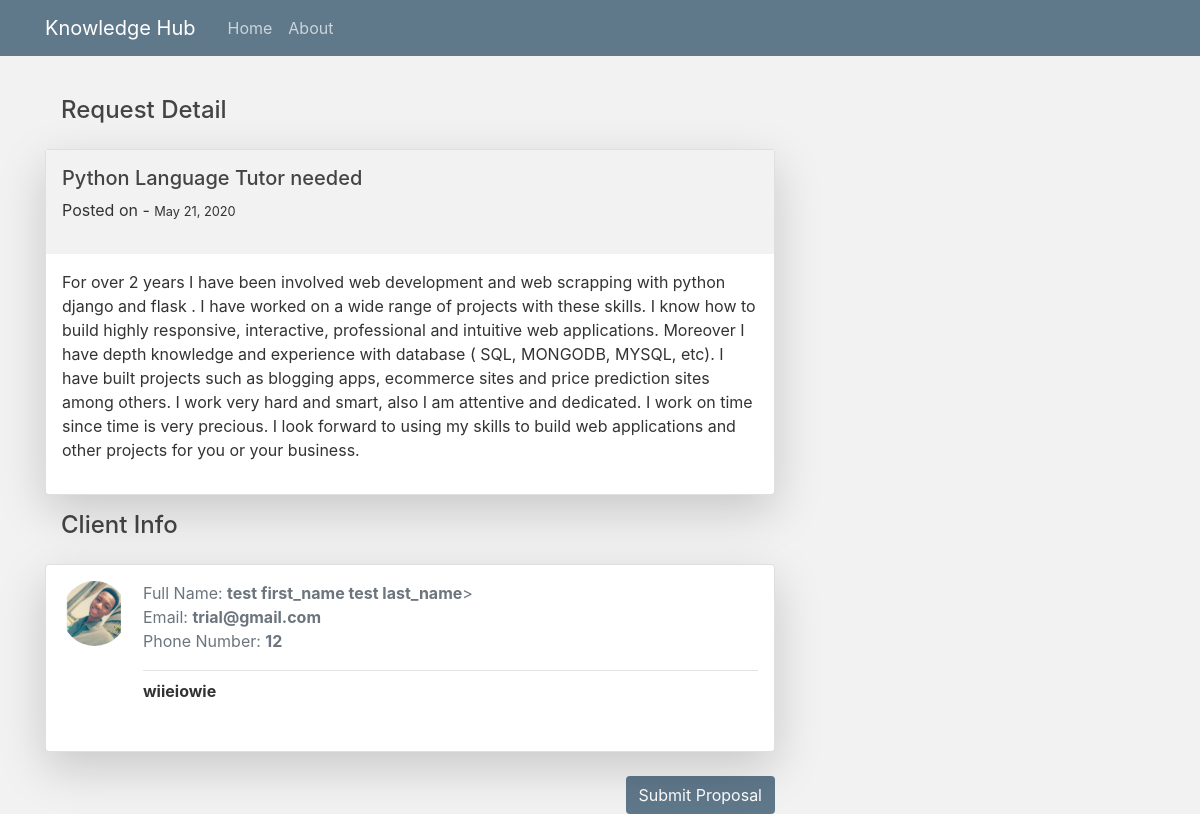
/post_page/5/, run on the app's committed database.
### users/models.py (models this page shows, shortened)
class Post(models.Model):
    owner = models.ForeignKey(User, on_delete=models.CASCADE)
    date_posted = models.DateField(auto_now_add=True)
    title = models.CharField(max_length=100)
    content = models.TextField(max_length=3000)
    proposal = models.ManyToManyField(User,related_name='post_proposal')
    class Meta:
        ordering = ['title']

class Profile(models.Model):
    user = models.OneToOneField(User, on_delete=models.CASCADE)
    profile_pic = models.ImageField(default='default.jpg', upload_to='profile_pics', blank=True, null=True)
    number = models.IntegerField(null=True)
    website = models.URLField( null=True)
    account_type = models.CharField(max_length=10, choices=Account_Choice, default='')
    profile_over = models.TextField(null=True, max_length=3000)

### mainapp/views.py (the view)
# urls.py: path('post_page/<int:pk>/', PostDetailView.as_view(), name='post_detail')
class PostDetailView(DetailView):
	model = Post
	template_name = 'mainapp/post.html'

### mainapp/templates/mainapp/post.html (shortened to what this page needs)
{% extends 'users/layout.html' %}
{% block content %}
    <div class="p-3"><h4>Request Detail</h5></div>
    <div class="card shadow-lg">
            <div class="p-3" style="background-color: #F2F2F2;">
                <h5>{{object.title}}</h5>
                <p>Posted on - <small>{{ object.date_posted }}</small></p>
            </div>
            <div class="p-3">
                <p style="text-align: left">{{object.content}}</p>
            </div>
    </div>
    <div class="p-3"><h4>Client Info</h5></div>
    <div class="card shadow-lg">
        <div class="p-3 mb-3">
            <article class="media">
                <img class="rounded-circle article-img" src="{{object.owner.profile.profile_pic.url}}">
                <div class="media-body">
                <div class="article-metadata">
                    <p class="text-muted">Full Name:    <b>{{object.owner.first_name}} {{object.owner.last_name}}</b>><br>
                    Email:    <b>{{object.owner.email}}</b><br>Phone Number:    <b>{{object.owner.profile.number}}</></p>
                </div>
                <p class="article-content">{{object.owner.profile.profile_over}}</p>
                </div>
            </article>
        </div>
    </div>
    <button class="btn float-right mt-4" style="background-color: #5f788a; color: white;"></i>Submit Proposal </button>
{% endblock content %}

### users/templates/users/layout.html (shortened to what this page needs)
{% load static %}
<!DOCTYPE html>
<html>
    <head>
        <link rel="stylesheet" href="https://stackpath.bootstrapcdn.com/bootstrap/4.4.1/css/bootstrap.min.css">
        <link type="text/css" rel="stylesheet" href="{% static 'css2/main.css' %}"/>
    </head>
    <body style="background-color: #F2F2F2;">
        <header class="site-header">
            <nav class="navbar navbar-expand-md navbar-dark bg-steel fixed-top">
              <div class="container">
                <a class="navbar-brand mr-4" href="{% url 'home' %}">Knowledge Hub</a>
                <div class="collapse navbar-collapse" id="navbarToggle">
                  <div class="navbar-nav mr-auto">
                    <a class="nav-item nav-link" href="{% url 'home' %}">Home</a>
                    <a class="nav-item nav-link" href="#">About</a>
                  </div>
                </div>
              </div>
            </nav>
        </header>
        <main role="main" class="container">
            <div class="row">
                <div class="col-md-8">
                    {% block content %}
                    {% endblock content %}
                </div>
    </body>
</html>

### mainapp/static/css2/main.css (style rules this page uses)
body { background: #fafafa; color: #333333; margin-top: 5rem; }
h1, h2, h3, h4, h5, h6 { color: #444444; }
.bg-steel { background-color: #5f788a; }
.site-header .navbar-nav .nav-link { color: #cbd5db; }
.article-content { white-space: pre-line; }
.article-img { height: 65px; width: 65px; margin-right: 16px; }
.article-metadata { padding-bottom: 1px; margin-bottom: 4px; border-bottom: 1px solid #e3e3e3 }

### data on the page
Post: title "Python Language Tutor needed", date_posted "May 21, 2020", content "For over 2 years I have been involved web development and web scrapping with python django and flask . I have worked on a wide range of projects with these skills. I know how to build highly responsive, interactive, professional and intuitive web applications. Moreover I have depth knowledge and experience with database ( SQL, MONGODB, MYSQL, etc). I have built projects such as blogging apps, ecommerce sites and price prediction sites among others. I work very hard and smart, also I am attentive and dedicated. I work on time since time is very precious. I look forward to using my skills to build web applications and other projects for you or your business.", owner.profile.profile_pic (placeholder picture), owner.first_name "test first_name", owner.last_name "test last_name", owner.email "trial@gmail.com", owner.profile.number "12", owner.profile.profile_over "wiieiowie"
